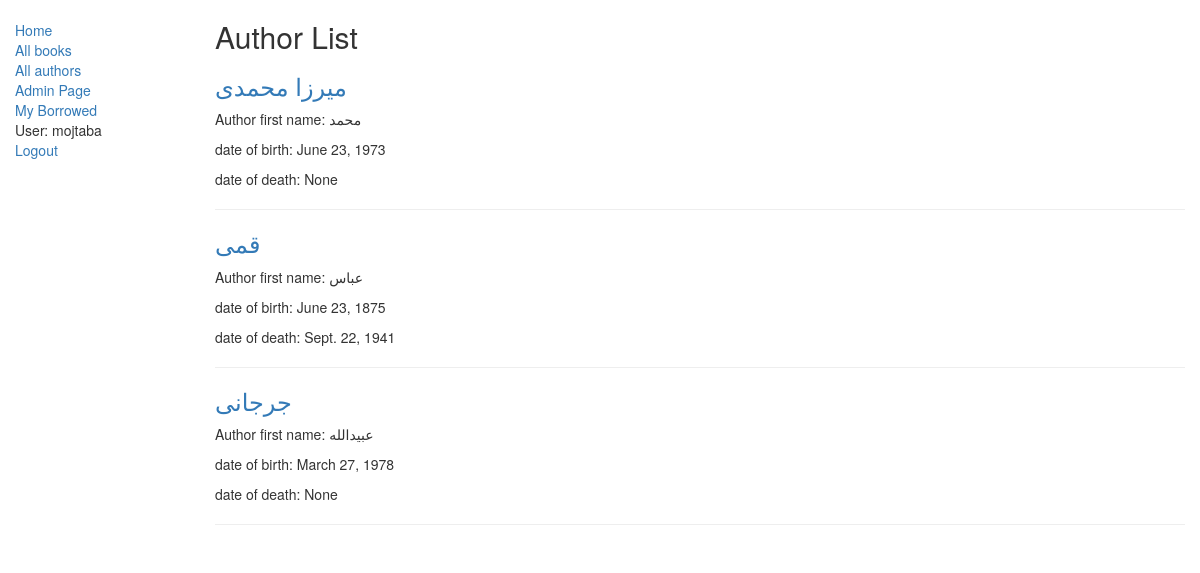
The app's page /catalog/authors/ (signed in) with its own data.
### catalog/models.py (models this page shows, shortened)
class Author(models.Model):
    first_name = models.CharField(max_length=100)
    last_name = models.CharField(max_length=100)
    date_of_birth = models.DateField(null=True, blank=True)
    date_of_death = models.DateField('Died', null=True, blank=True)

### catalog/views.py (the view)
class AuthorListView(generic.ListView):
    model = models.Author
    template_name = 'catalog/author_list.html'

### catalog/templates/catalog/author_list.html
{% extends "catalog/base_generic.html" %}
{% block content %}
  <h2>Author List</h2>
  {% for author in author_list%}
    <h3><a href="{% url 'catalog:author-detail' author.id %}">{{ author.last_name }}</a></h3>
    <p> Author first name: {{author.first_name}} </p>
    <p> date of birth: {{author.date_of_birth}} </p>
    <p> date of death: {{author.date_of_death}} </p>
    <hr>
  {% endfor %}
{% endblock %}

### catalog/templates/catalog/base_generic.html (shortened to what this page needs)
<!DOCTYPE html>
<html lang="en">
<head>
  <link rel="stylesheet" href="https://maxcdn.bootstrapcdn.com/bootstrap/3.3.7/css/bootstrap.min.css">
  {% load static %}
  <link rel="stylesheet" href="{% static 'catalog/styles.css' %}">
</head>
<body>
  <div class="container-fluid">
    <div class="row">
      <div class="col-sm-2">
      {% block sidebar %}
      <ul class="sidebar-nav">
          <li><a href="{% url 'catalog:index' %}">Home</a></li>
          <li><a href="{% url 'catalog:books'%}">All books</a></li>
          <li><a href="{% url 'catalog:authors'%}">All authors</a></li>
          <li><a href="/admin/">Admin Page</a></li>
          <li><a href="{% url 'catalog:my-borrowed' %}">My Borrowed</a></li>
          {% if user.is_authenticated %}
             <li>User: {{ user.get_username }}</li>
             <li><a href="{% url 'logout'%}?next={{request.path}}">Logout</a></li>
          {% else %}
             <li><a href="{% url 'login'%}?next={{request.path}}">Login</a></li>
          {% endif %}
      </ul>
     {% endblock %}
      </div>
      <div class="col-sm-10 ">
      {% block content %}{% endblock %}
      </div>
    </div>
  </div>
</body>
</html>

### catalog/static/catalog/styles.css (style rules this page uses)
.sidebar-nav { margin-top: 20px; padding: 0; list-style: none; }

### records on screen
Author: last_name "میرزا محمدی", first_name "محمد", date_of_birth "June 23, 1973", date_of_death "None"
Author: last_name "قمی", first_name "عباس", date_of_birth "June 23, 1875", date_of_death "Sept. 22, 1941"
Author: last_name "جرجانی", first_name "عبیدالله", date_of_birth "March 27, 1978", date_of_death "None"

### other values on screen
{{ user.get_username }} "mojtaba"
